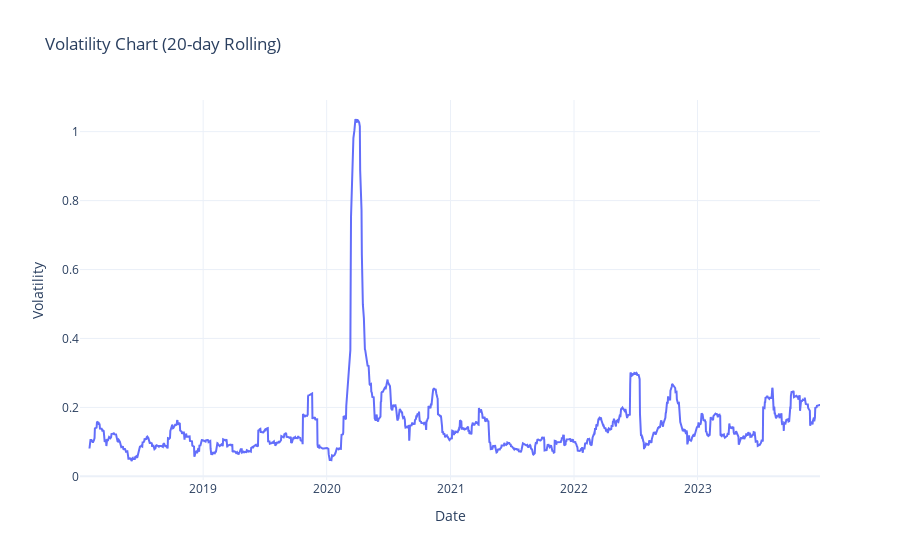

This figure's notebook cell:
### Code cell
import pandas as pd
import plotly.graph_objects as go


ticker_df = technical_melted[technical_melted['Ticker'] == 'T.TO']


ticker_df_adj_close = ticker_df[ticker_df['Variable'] == 'Adj Close'].copy()  # Use .copy() to avoid SettingWithCopyWarning
ticker_df_adj_close.loc[:, 'Volatility'] = ticker_df_adj_close['Value'].pct_change().rolling(window=20).std() * (252 ** 0.5)


fig_volatility = go.Figure(data=[go.Scatter(
    x=ticker_df_adj_close['Date'],
    y=ticker_df_adj_close['Volatility'],
    mode='lines',
    name='Volatility',
    line=dict(width=2)
)])


fig_volatility.update_layout(
    title='Volatility Chart (20-day Rolling)',
    xaxis_title='Date',
    yaxis_title='Volatility',
    template='plotly_white'
)


fig_volatility.show()

### Figure 1 — Plotly figure (JSON) as saved in the notebook; plotly's stock layout.template omitted (floating-point values rounded to 4 significant figures; data arrays with more than 128 entries replaced by an {"elided": "..."} marker saying what was removed)
{"data": [{"line": {"width": 2}, "mode": "lines", "name": "Volatility", "type": "scatter", "x": {"elided": "1505 str values"}, "y": {"elided": "1505 float values"}}], "layout": {"title": {"text": "Volatility Chart (20-day Rolling)"}, "xaxis": {"title": {"text": "Date"}}, "yaxis": {"title": {"text": "Volatility"}}}}
